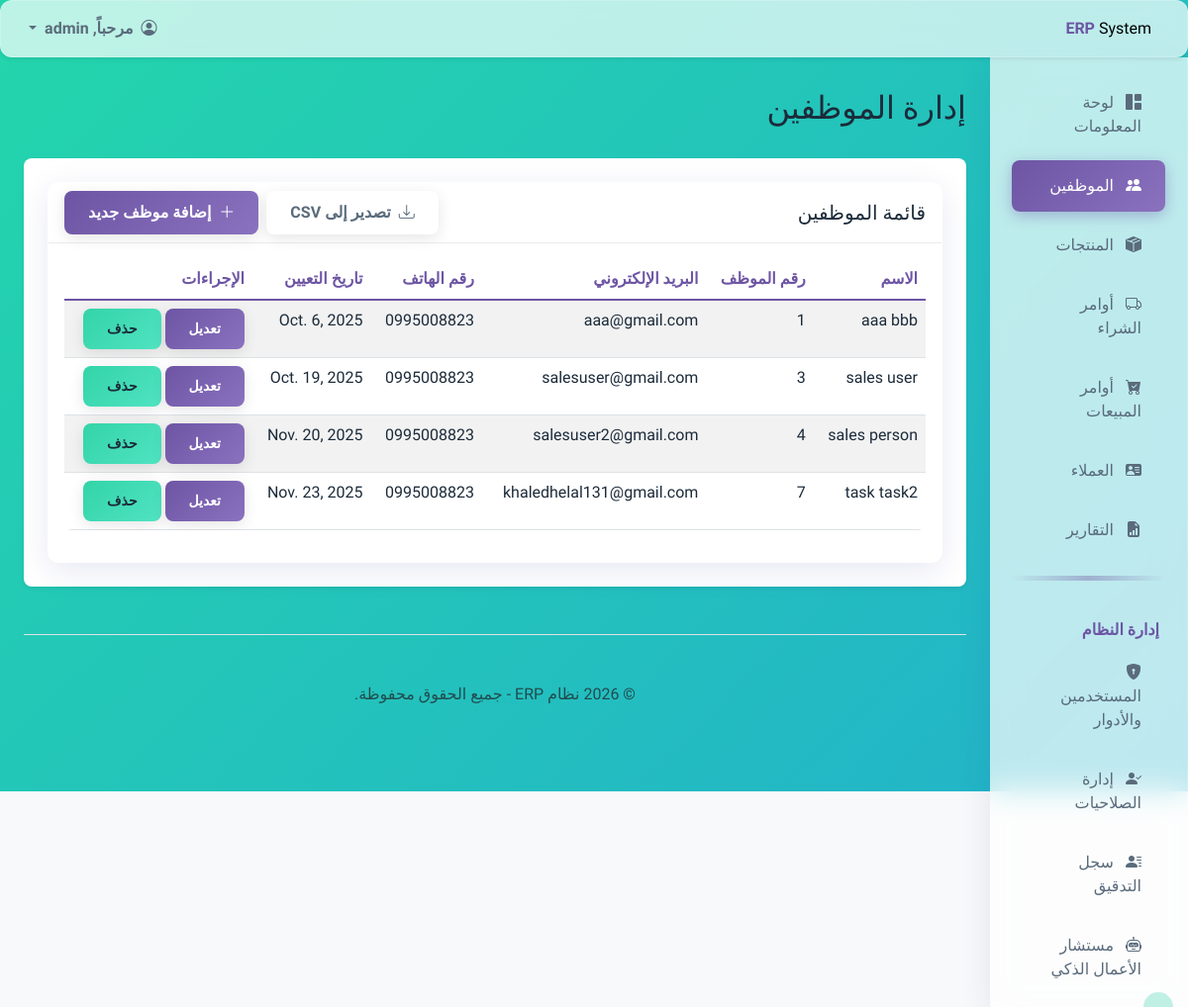
/employees/ (signed in), run on an earlier commit of the app's database.
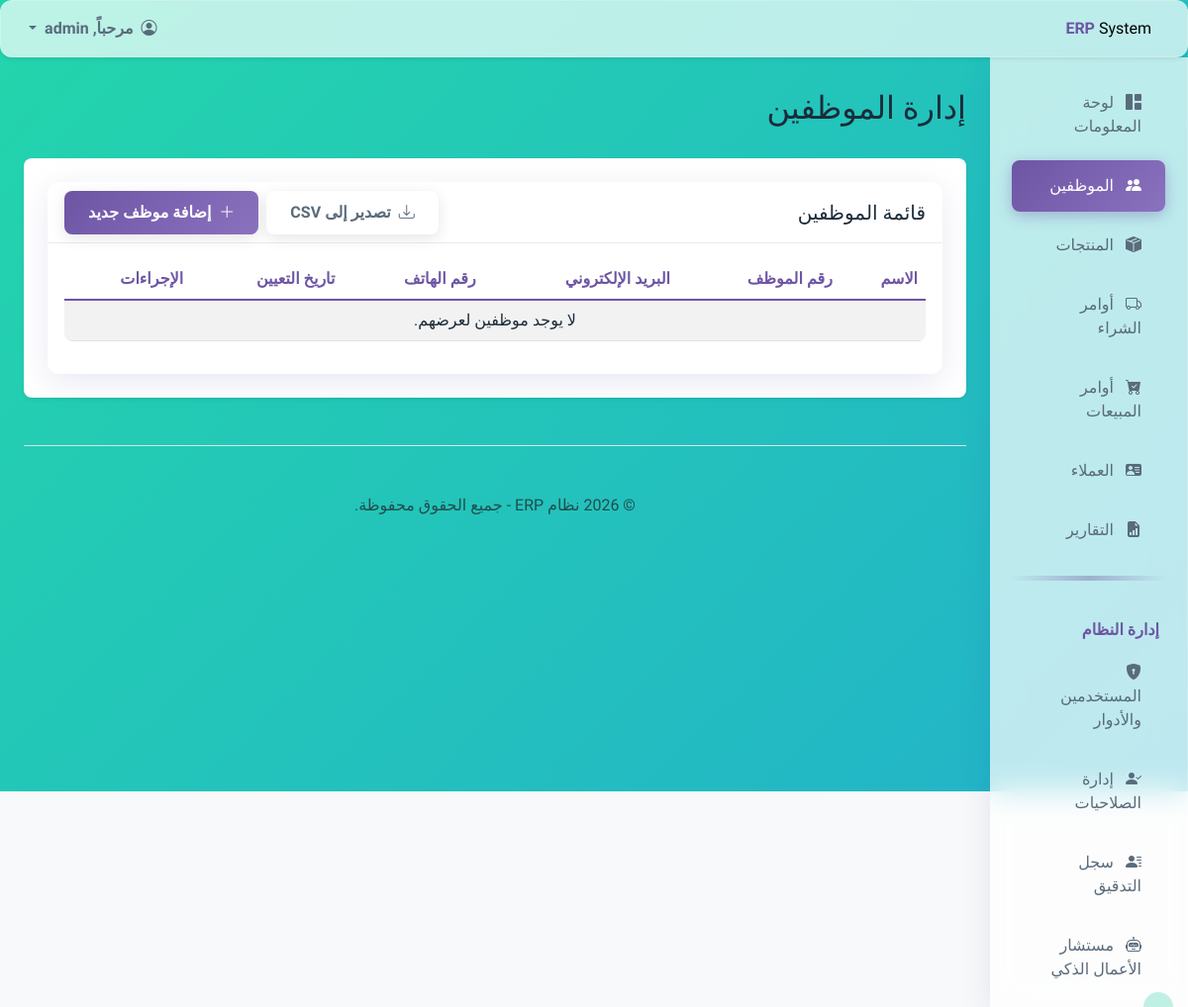
And on a later commit of the database.
### employees/models.py (models this page shows, shortened)
class Employee(models.Model):
    user = models.OneToOneField(User, on_delete=models.CASCADE, related_name='employee_profile', null=True, blank=True)
    employee_id = models.CharField(max_length=20, unique=True, verbose_name="رقم الموظف")
    first_name = models.CharField(max_length=100, verbose_name="الاسم الأول")
    last_name = models.CharField(max_length=100, verbose_name="الاسم الأخير")
    email = models.EmailField(unique=True, verbose_name="البريد الإلكتروني")
    phone_number = models.CharField(max_length=20, blank=True, null=True, verbose_name="رقم الهاتف")
    address = models.TextField(blank=True, null=True, verbose_name="العنوان")
    hire_date = models.DateField(verbose_name="تاريخ التعيين")
    salary = models.DecimalField(max_digits=10, decimal_places=2, verbose_name="الراتب")
    is_active = models.BooleanField(default=True, verbose_name="نشط")
    history = HistoricalRecords()
    class Meta:
        verbose_name = "الموظف"
        verbose_name_plural = "الموظفين"

### employees/views.py (the view)
# urls.py: path('', views.employee_list_view, name='employee_list'),
@login_required
@permission_required('employees.view_employee', raise_exception=True)
def employee_list_view(request):
    employees = Employee.objects.all().order_by('first_name')
    context = {'employees': employees}
    return render(request, 'employees/employee_list.html', context)

### employees/templates/employees/employee_list.html (shortened to what this page needs)
{% extends "base.html" %}
{% block page_title %}إدارة الموظفين{% endblock %}
{% block content %}
<div class="card">
    <div class="card-header d-flex justify-content-between align-items-center flex-wrap">
        <h5 class="mb-0">قائمة الموظفين</h5>
        <div class="btn-toolbar">
            {% if perms.employees.view_employee %}
                <a href="{% url 'employee_export_csv' %}" class="btn btn-outline-secondary me-2">
                    <i class="bi bi-download me-1"></i> تصدير إلى CSV
                </a>
            {% endif %}
            {% if perms.employees.add_employee %}
                <a href="{% url 'employee_add' %}" class="btn btn-success">
                    <i class="bi bi-plus-lg me-1"></i> إضافة موظف جديد
                </a>
            {% endif %}
        </div>
    </div>
    <div class="card-body">
            <div class="table-responsive">
                <table class="table table-striped table-hover">
                    <thead>
                        <tr>
                            <th>الاسم</th>
                            <th>رقم الموظف</th>
                            <th>البريد الإلكتروني</th>
                            <th>رقم الهاتف</th>
                            <th>تاريخ التعيين</th>
                            <th>الإجراءات</th>
                        </tr>
                    </thead>
                    <tbody>
                        {% for employee in employees %}
                        <tr>
                            <td>{{ employee.first_name }} {{ employee.last_name }}</td>
                            <td>{{ employee.employee_id }}</td>
                            <td>{{ employee.email }}</td>
                            <td>{{ employee.phone_number }}</td>
                            <td>{{ employee.hire_date }}</td>
                            <td>
                                {% if perms.employees.change_employee %}
                                <a href="{% url 'employee_edit' pk=employee.pk %}"
                                    class="btn btn-sm btn-primary">تعديل</a>
                                {% endif %}
                                {% if perms.employees.delete_employee %}
                                <a href="{% url 'employee_delete' pk=employee.pk %}"
                                    class="btn btn-sm btn-danger">حذف</a>
                                {% endif %}
                            </td>
                        </tr>
                        {% empty %}
                        <tr>
                            <td colspan="6" class="text-center">لا يوجد موظفين لعرضهم.</td>
                        </tr>
                        {% endfor %}
                    </tbody>
                </table>
            </div>
        </div>
    </div>
    {% endblock %}```

What changed in the data, as far as the page shows it:
removed Employee: first_name "aaa", last_name "bbb", employee_id "1", email "aaa@gmail.com", phone_number "0995008823", hire_date "Oct. 6, 2025"
removed Employee: first_name "sales", last_name "user", employee_id "3", email "salesuser@gmail.com", phone_number "0995008823", hire_date "Oct. 19, 2025"
removed Employee: first_name "sales", last_name "person", employee_id "4", email "salesuser2@gmail.com", phone_number "0995008823", hire_date "Nov. 20, 2025"
removed Employee: first_name "task", last_name "task2", employee_id "7", email "khaledhelal131@gmail.com", phone_number "0995008823", hire_date "Nov. 23, 2025"
Also different on the page:
text now shown: "لا يوجد موظفين لعرضهم."
